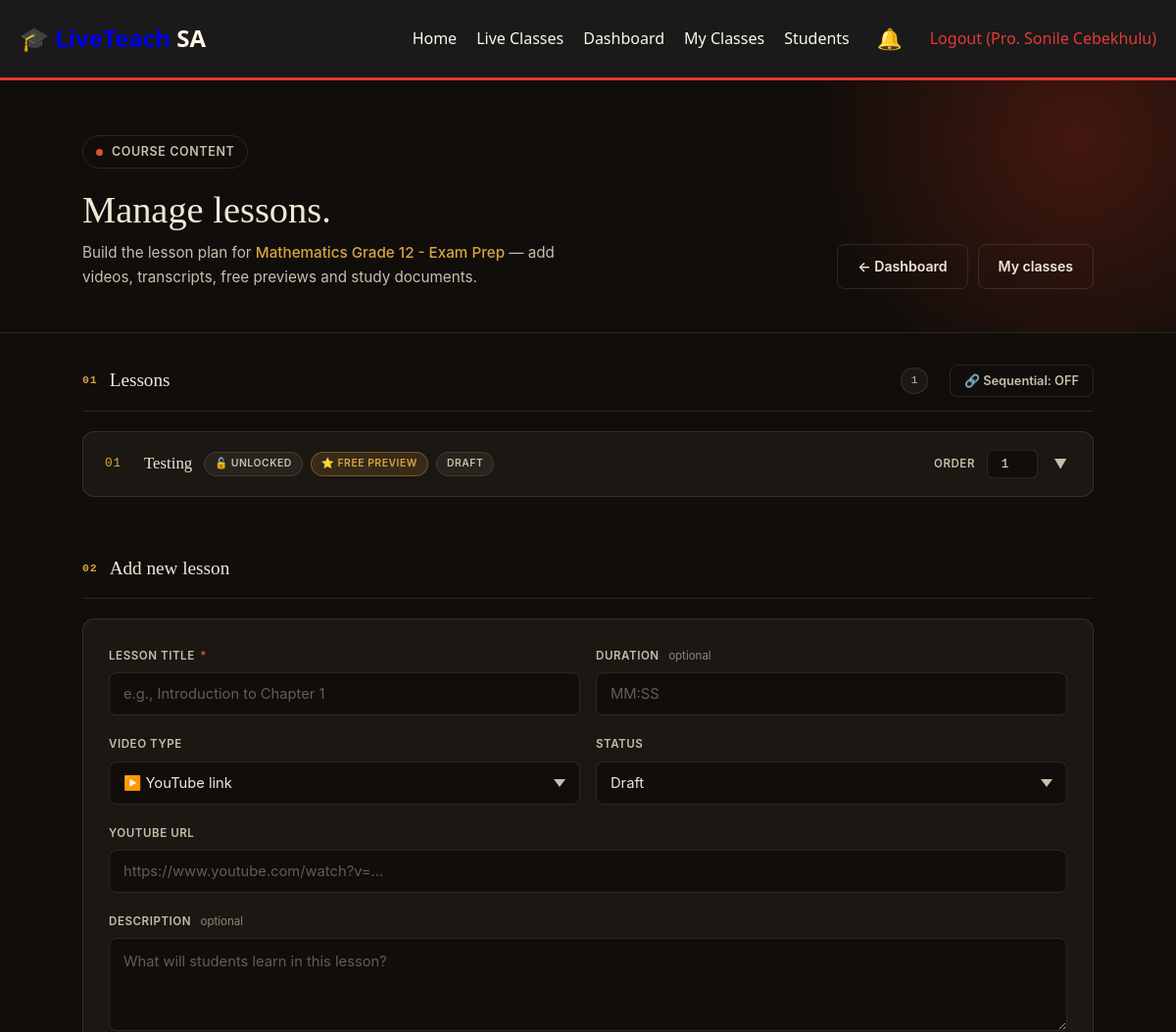
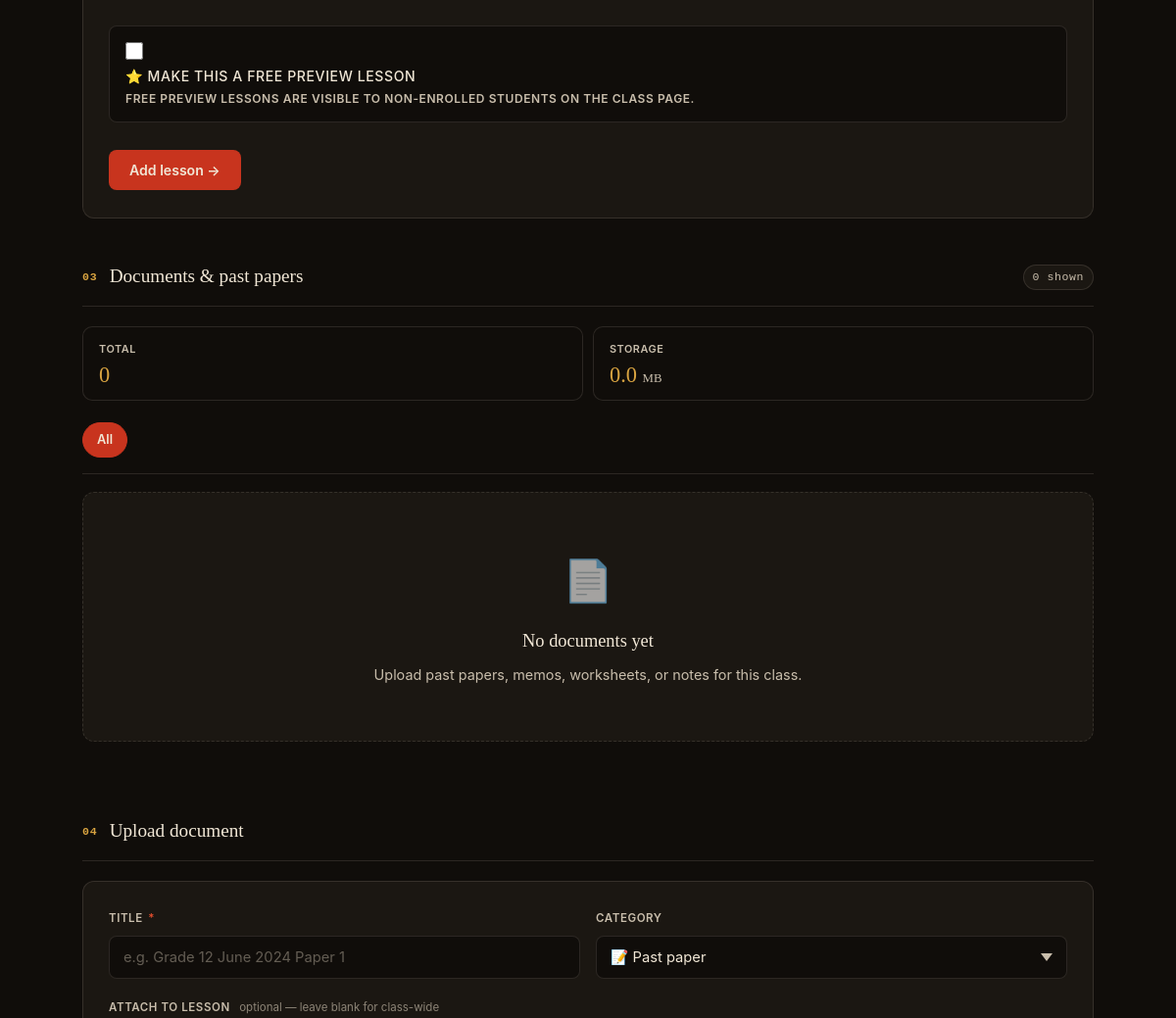
The app's page /teacher/course-content.php?class_id=1 (signed in, upper part), older data (2 pictures, top to bottom).
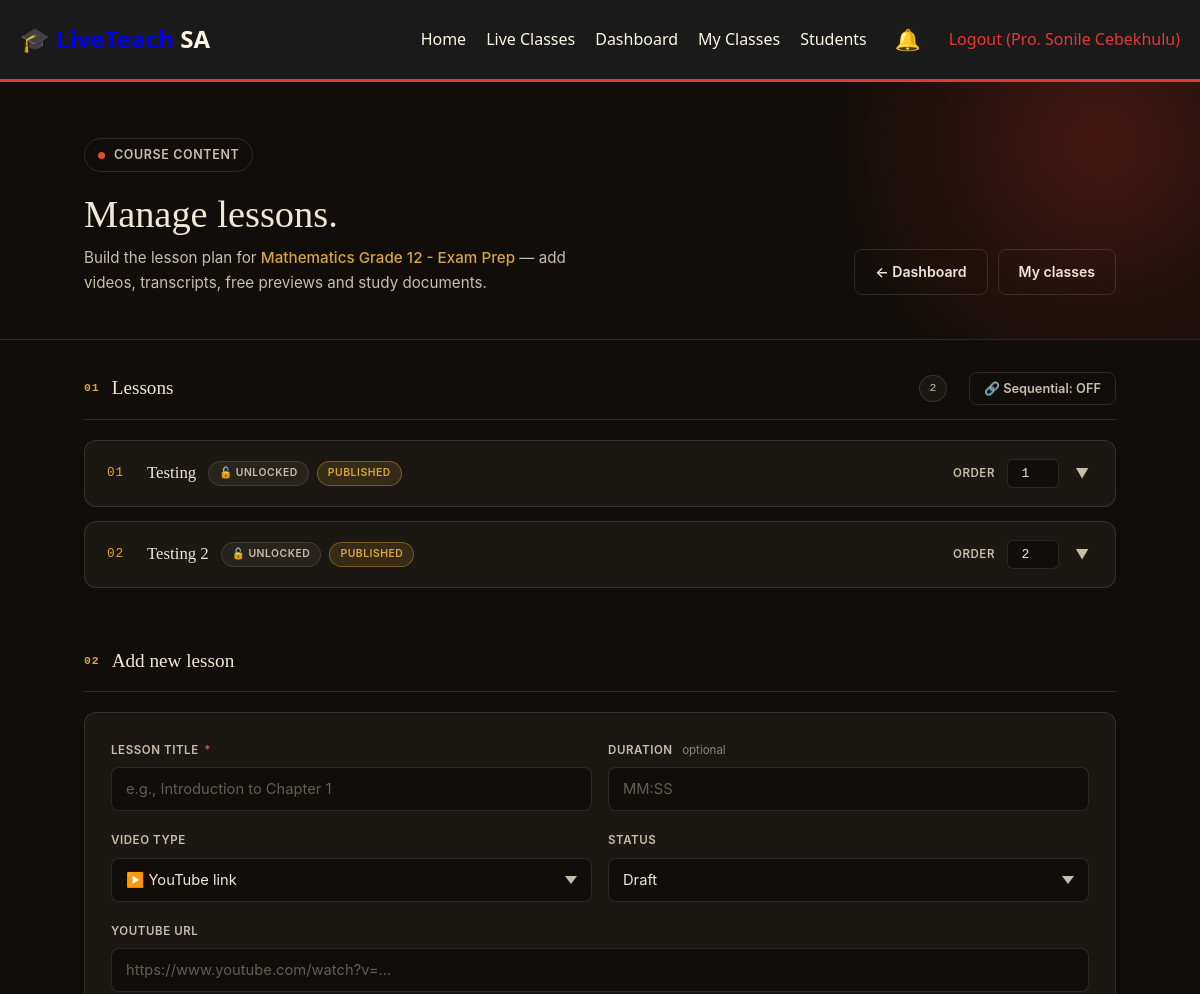
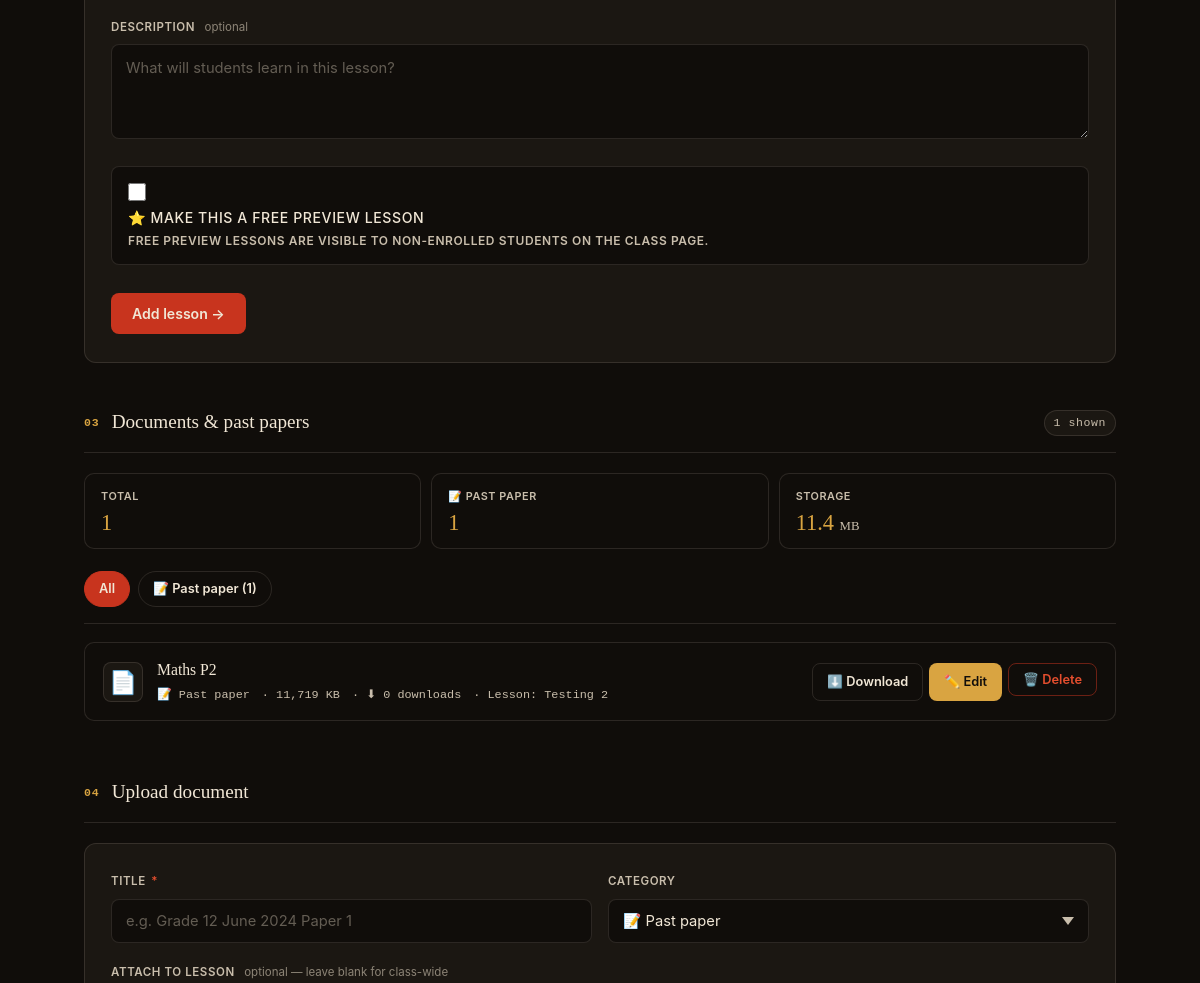
The same page, newer data (2 pictures, top to bottom).
### tables this page shows
CREATE TABLE `course_lessons` (
  `id` int(11) NOT NULL,
  `class_id` int(11) NOT NULL,
  `teacher_id` int(11) NOT NULL,
  `title` varchar(255) NOT NULL,
  `description` text DEFAULT NULL,
  `video_url` varchar(500) DEFAULT NULL,
  `video_type` enum('youtube','vimeo','upload','embed') DEFAULT 'upload',
  `transcript` longtext DEFAULT NULL,
  `transcript_text` longtext DEFAULT NULL,
  `duration` varchar(50) DEFAULT NULL,
  `order_position` int(11) NOT NULL DEFAULT 0,
  `is_free_preview` tinyint(1) NOT NULL DEFAULT 0,
  `is_locked` tinyint(1) NOT NULL DEFAULT 0,
  `primary_document_id` int(11) DEFAULT NULL,
  `status` enum('draft','published') NOT NULL DEFAULT 'draft',
  `created_at` timestamp NOT NULL DEFAULT current_timestamp(),
  `updated_at` timestamp NOT NULL DEFAULT current_timestamp() ON UPDATE current_timestamp()
);

CREATE TABLE `documents` (
  `id` int(11) NOT NULL,
  `class_id` int(11) NOT NULL,
  `lesson_id` int(11) DEFAULT NULL,
  `teacher_id` int(11) NOT NULL,
  `title` varchar(255) NOT NULL,
  `description` text DEFAULT NULL,
  `category` enum('past_paper','memo','worksheet','notes','slides','textbook','other') NOT NULL DEFAULT 'other',
  `original_name` varchar(255) NOT NULL,
  `storage_path` varchar(500) NOT NULL,
  `mime_type` varchar(150) NOT NULL,
  `size_bytes` bigint(20) UNSIGNED NOT NULL,
  `download_count` int(11) NOT NULL DEFAULT 0,
  `is_published` tinyint(1) NOT NULL DEFAULT 1,
  `created_at` timestamp NOT NULL DEFAULT current_timestamp(),
  `updated_at` timestamp NOT NULL DEFAULT current_timestamp() ON UPDATE current_timestamp()
);

### teacher/course-content.php (the view, shortened to what the changed rows need)
<?php
$connection = getDbConnection();
$teacherId = (int)$_SESSION['user']['id'];
$classId   = isset($_GET['class_id']) ? (int)$_GET['class_id'] : 0;
$stmt = $connection->prepare("SELECT * FROM live_classes WHERE id = ? AND teacher_id = ?");
$stmt->bind_param('ii', $classId, $teacherId);
$stmt->execute();
$class = $stmt->get_result()->fetch_assoc();
$stmt = $connection->prepare("
    SELECT * FROM course_lessons
    WHERE class_id = ?
    ORDER BY order_position ASC, id ASC
");
$stmt->bind_param('i', $classId);
$stmt->execute();
$lessons = $stmt->get_result()->fetch_all(MYSQLI_ASSOC);
$docFilter = $_GET['doc_category'] ?? '';
$docWhere  = "d.class_id = ?";
$docTypes  = 'i';
$docParams = [$classId];
$docSql = "
    SELECT d.*, l.title AS lesson_title
    FROM documents d
    LEFT JOIN course_lessons l ON l.id = d.lesson_id
    WHERE $docWhere
    ORDER BY d.category, d.created_at DESC
";
$docStmt = $connection->prepare($docSql);
$docStmt->bind_param($docTypes, ...$docParams);
$docStmt->execute();
$documents = $docStmt->get_result()->fetch_all(MYSQLI_ASSOC);
$statsStmt = $connection->prepare("
    SELECT category, COUNT(*) AS cnt, SUM(size_bytes) AS total_bytes
    FROM documents
    WHERE class_id = ?
    GROUP BY category
");
$statsStmt->bind_param('i', $classId);
$statsStmt->execute();
$docStats = [];
$totalDocs = 0;
$totalBytes = 0;
$statRes = $statsStmt->get_result();
while ($row = $statRes->fetch_assoc()) {
    $docStats[$row['category']] = (int)$row['cnt'];
    $totalDocs += (int)$row['cnt'];
    $totalBytes += (int)$row['total_bytes'];
}
require_once '../includes/header.php';
?>
<main class="lt-page">
    <div class="lt-dash-header">
        <div class="lt-container lt-dash-header-inner">
            <div>
                <h1>Manage lessons.</h1>
            </div>
        </div>
    </div>
    <div class="lt-container">
        <div class="lt-section" style="margin-top: 32px;">
            <div class="lt-section-head">
                <span class="lt-num">01</span>
                <h2>Lessons</h2>
                <span class="lt-count-pill"><?php echo count($lessons); ?></span>
                <form method="post" style="margin-left: 10px;">
                    <button type="submit"
                            class="lt-btn <?php echo !empty($class['sequential_unlock']) ? 'lt-btn-gold' : 'lt-btn-outline'; ?> lt-btn-sm"
                            title="<?php echo !empty($class['sequential_unlock'])
                                ? 'Sequential mode ON — the next lesson unlocks only after the current one is completed'
                                : 'Sequential mode OFF — lessons unlock individually based on each lesson\'s lock setting'; ?>">
                    </button>
                </form>
            </div>
            <?php if (empty($lessons)): ?>
                <div class="lt-empty">
                    <div class="lt-empty-icon">📚</div>
                    <h3>No lessons yet</h3>
                    <p>Add your first lesson below to start building this course.</p>
                </div>
            <?php else: ?>
                <form method="post" id="orderForm">
                    <?php foreach ($lessons as $index => $lesson): ?>
                        <div class="lt-lesson" id="lesson-<?php echo (int)$lesson['id']; ?>">
                            <div class="lt-lesson-head" onclick="toggleLesson(<?php echo (int)$lesson['id']; ?>)">
                                <div class="lt-lesson-head-left">
                                    <span class="lt-lesson-num"><?php echo str_pad((string)($index + 1), 2, '0', STR_PAD_LEFT); ?></span>
                                    <h3 class="lt-lesson-title"><?php echo htmlspecialchars($lesson['title']); ?></h3>
                                    <div class="lt-lesson-badges">
                                        <?php if (!empty($lesson['is_locked'])): ?>
                                            <span class="lt-badge lt-badge-locked" title="Students cannot open this lesson until you unlock it">🔒 Locked</span>
                                        <?php else: ?>
                                            <span class="lt-badge lt-badge-unlocked" title="Students can open this lesson">🔓 Unlocked</span>
                                        <?php endif; ?>
                                        <?php if ($lesson['is_free_preview']): ?>
                                            <span class="lt-badge lt-badge-free">⭐ Free preview</span>
                                        <?php endif; ?>
                                        <span class="lt-badge <?php echo $lesson['status'] == 'published' ? 'lt-badge-published' : 'lt-badge-draft'; ?>">
                                            <?php echo ucfirst($lesson['status']); ?>
                                        </span>
                                    </div>
                                </div>
                                <div class="lt-lesson-head-right">
                                    <span class="lt-order-label">Order</span>
                                    <input type="number" name="order[<?php echo (int)$lesson['id']; ?>]" value="<?php echo (int)$lesson['order_position']; ?>" class="lt-order-input" min="1" onchange="document.getElementById('orderForm').submit()" onclick="event.stopPropagation()">
                                    <span class="lt-chevron">▼</span>
                                </div>
                            </div>
                        </div>
                    <?php endforeach; ?>
                </form>
            <?php endif; ?>
        </div>
        <div class="lt-section">
            <div class="lt-section-head">
                <h2>Add new lesson</h2>
            </div>
        </div>
        <div class="lt-section" id="documents">
            <div class="lt-section-head">
                <span class="lt-num">03</span>
                <h2>Documents &amp; past papers</h2>
                <span class="lt-count-pill"><?php echo count($documents); ?> shown</span>
            </div>
            <?php
                $catLabels = [
                    'past_paper' => '📝 Past paper',
                    'memo'       => '✅ Memo',
                    'worksheet'  => '📋 Worksheet',
                    'notes'      => '📓 Notes',
                    'slides'     => '📊 Slides',
                    'textbook'   => '📖 Textbook',
                    'other'      => '📎 Other',
                ];
            ?>
            <div class="lt-doc-stats">
                <div class="lt-doc-stat">
                    <div class="lt-doc-stat-label">Total</div>
                    <div class="lt-doc-stat-value"><?php echo (int)$totalDocs; ?></div>
                </div>
                <?php foreach (['past_paper','memo','worksheet','notes','slides'] as $cat):
                    if (($docStats[$cat] ?? 0) > 0): ?>
                        <div class="lt-doc-stat">
                            <div class="lt-doc-stat-label"><?php echo $catLabels[$cat]; ?></div>
                            <div class="lt-doc-stat-value"><?php echo (int)$docStats[$cat]; ?></div>
                        </div>
                    <?php endif;
                endforeach; ?>
                <div class="lt-doc-stat">
                    <div class="lt-doc-stat-label">Storage</div>
                    <div class="lt-doc-stat-value"><?php echo number_format($totalBytes / 1024 / 1024, 1); ?> <span style="font-size:0.8rem;color:var(--lt-parchment-dim);">MB</span></div>
                </div>
            </div>
            <div class="lt-doc-filter-bar">
                <a href="?class_id=<?php echo (int)$classId; ?>#documents"
                   class="lt-doc-filter <?php echo $docFilter === '' ? 'lt-active' : ''; ?>">
                    All
                </a>
                <?php foreach ($catLabels as $key => $label):
                    $count = $docStats[$key] ?? 0;
                    if ($count === 0) continue;
                ?>
                    <a href="?class_id=<?php echo (int)$classId; ?>&doc_category=<?php echo urlencode($key); ?>#documents"
                       class="lt-doc-filter <?php echo $docFilter === $key ? 'lt-active' : ''; ?>">
                        <?php echo $label; ?> (<?php echo $count; ?>)
                    </a>
                <?php endforeach; ?>
            </div>
            <?php if (empty($documents)): ?>
                <div class="lt-empty">
                    <div class="lt-empty-icon">📄</div>
                    <h3>No documents yet</h3>
                    <p><?php echo $docFilter ? 'No documents match this filter.' : 'Upload past papers, memos, worksheets, or notes for this class.'; ?></p>
                </div>
            <?php else: ?>
                <?php foreach ($documents as $doc): ?>
                    <div class="lt-doc-card <?php echo !$doc['is_published'] ? 'lt-doc-unpublished' : ''; ?>" id="doc-<?php echo (int)$doc['id']; ?>">
                        <div class="lt-doc-head">
                            <div class="lt-doc-icon">📄</div>
                            <div class="lt-doc-info">
                                <h3 class="lt-doc-title"><?php echo htmlspecialchars($doc['title']); ?></h3>
                                <div class="lt-doc-meta">
                                    <span><?php echo $catLabels[$doc['category']] ?? '📎 Other'; ?></span>
                                    <span>· <?php echo number_format($doc['size_bytes'] / 1024, 0); ?> KB</span>
                                    <span>· ⬇ <?php echo (int)$doc['download_count']; ?> downloads</span>
                                    <?php if (!empty($doc['lesson_title'])): ?>
                                        <span>· Lesson: <?php echo htmlspecialchars($doc['lesson_title']); ?></span>
                                    <?php else: ?>
                                        <span>· Class-wide</span>
                                    <?php endif; ?>
                                </div>
                            </div>
                            <div class="lt-doc-actions">
                                <a href="<?php echo APP_BASE; ?>/classes/documents/download.php?id=<?php echo (int)$doc['id']; ?>"
                                   class="lt-btn lt-btn-outline lt-btn-sm" target="_blank" rel="noopener">⬇️ Download</a>
                                <button type="button"
                                        onclick="toggleDocEdit(<?php echo (int)$doc['id']; ?>)"
                                        class="lt-btn lt-btn-gold lt-btn-sm">✏️ Edit</button>
                                <form method="post" onsubmit="return confirm('Delete this document? This cannot be undone.');" style="margin: 0; display:inline;">
                                    <button type="submit" class="lt-btn lt-btn-danger lt-btn-sm">🗑️ Delete</button>
                                </form>
                            </div>
                        </div>
                    </div>
                <?php endforeach; ?>
            <?php endif; ?>
        </div>
        <div class="lt-section">
            <div class="lt-section-head">
                <h2>Upload document</h2>
            </div>
        </div>
    </div>
</main>
<?php require_once '../includes/footer.php'; ?>

Row changes from the older to the newer data that the page shows:
changed course_lessons "Testing": status "DRAFT" → "PUBLISHED"; no longer shows "⭐ FREE PREVIEW"
added course_lessons: index "02", title "Testing 2", is_locked "🔓 UNLOCKED", status "PUBLISHED", order_position "2"
added documents: title "Maths P2", category "📝 Past paper", $doc['size_bytes']/1024 "11,719", download_count "0", course_lessons.title "Testing 2"
Text that changed along with them:
count($lessons): "1" → "2"
count($documents): "0" → "1"
$totalDocs: "0" → "1"
$totalBytes / 1024 / 1024: "0.0" → "11.4"
new list line: "📝 PAST PAPER 1"
new list line: "📝 Past paper ( 1 )"
text no longer shown: "📄 No documents yet Upload past papers, memos, worksheets, or notes for this class."
